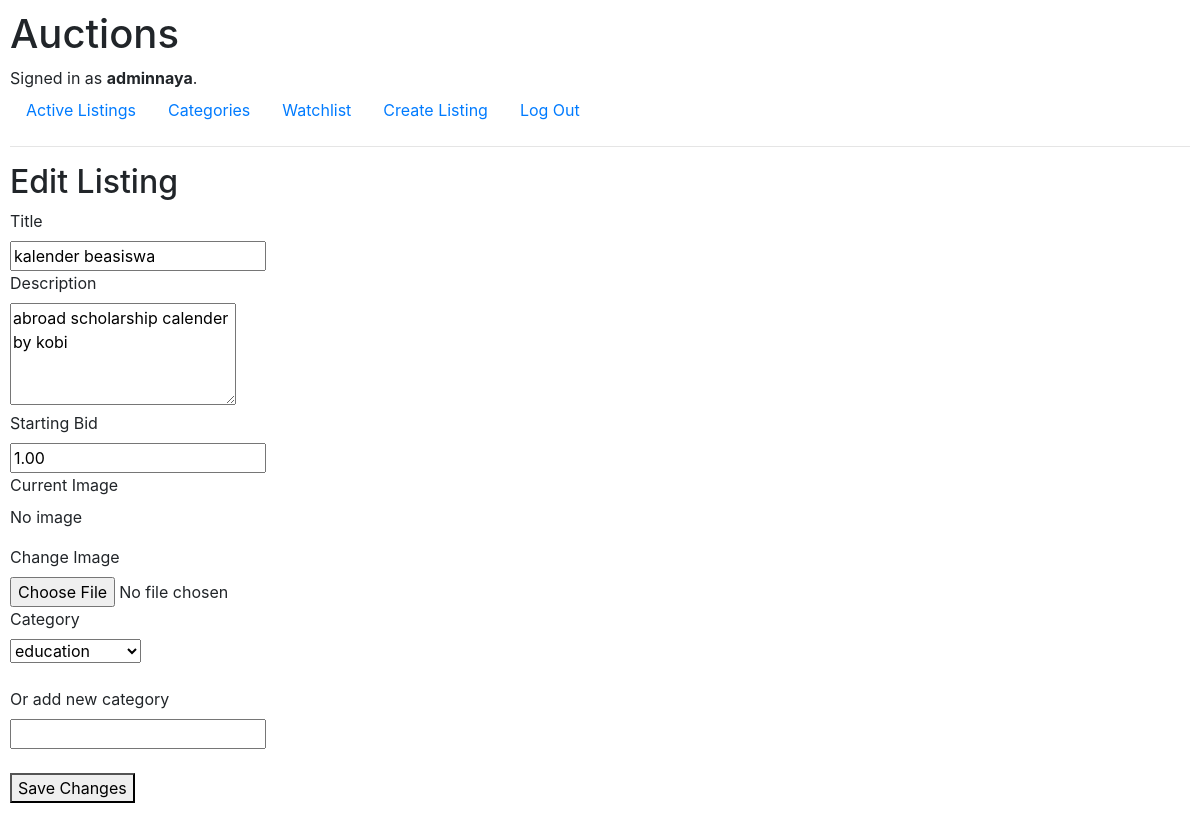
Page /listings/8/edit/ (signed in) on the earlier database version.
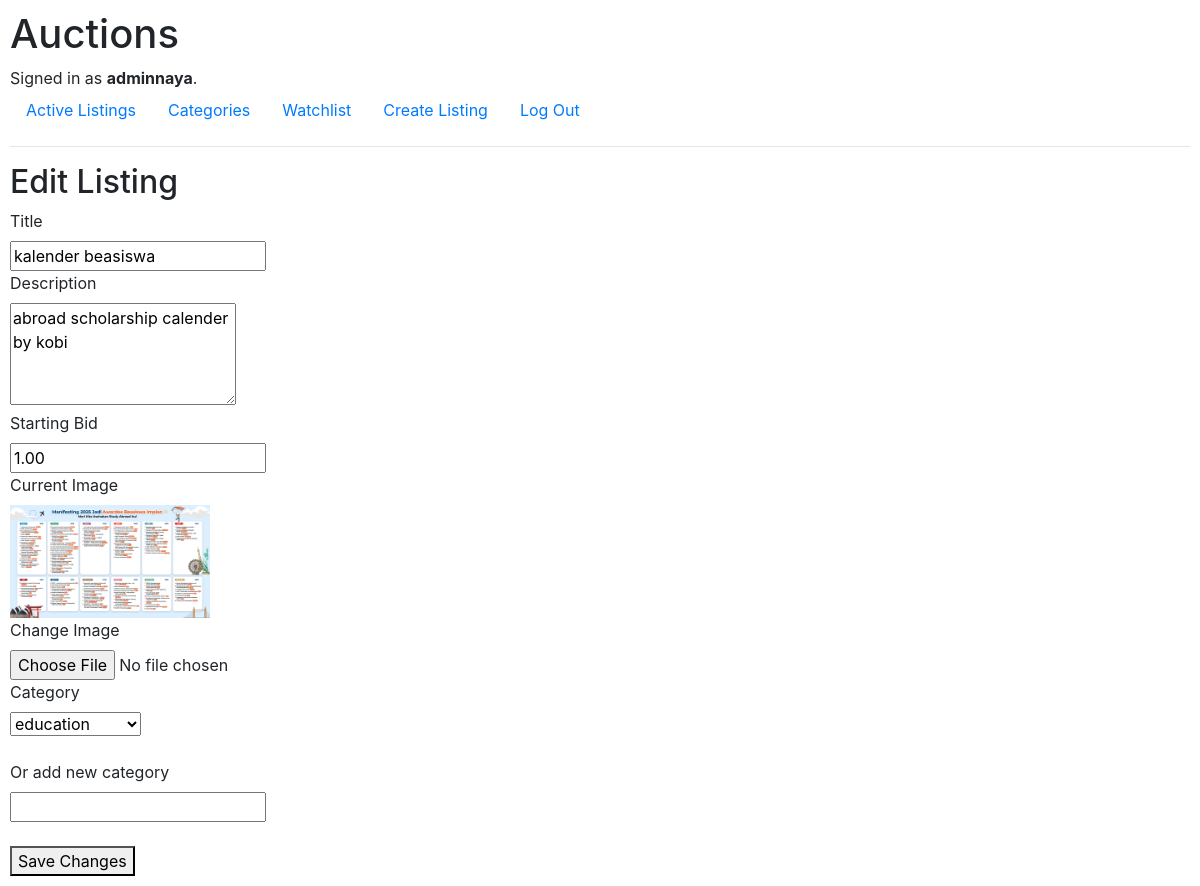
Same page on the later database version.
### auctions/models.py (models this page shows, shortened)
class AuctionList(models.Model):
    owner = models.ForeignKey(
        User, on_delete = models.CASCADE, related_name="listings"
    )
    title = models.CharField(max_length=120)
    description = models.TextField()
    starting_bid = models.DecimalField(
        max_digits=10, decimal_places=2
    )
    image = models.ImageField(    # or URL field
       upload_to ="images/", blank = True, null = True
    )
    category = models.ForeignKey(
        Category, on_delete=models.SET_NULL, related_name="listings",  blank = True, null = True
    )
    date_posted = models.DateTimeField(auto_now_add=True)
    is_active = models.BooleanField(default=True)
    winner = models.ForeignKey(
        User, on_delete = models.SET_NULL,  blank = True, null = True, related_name ="won_auction"
    )
    watchlist = models.ManyToManyField(
        User, blank = True, related_name = "watchlist"
    )

class Category(models.Model):
    name = models.CharField(
        max_length=64, unique=True
    )

### auctions/views.py (the view, shortened to what this page needs)
# urls.py: path("listings/<int:listing_id>/edit/", views.edit_listing, name="edit_listing"),
@login_required
def edit_listing(request, listing_id):
    listing = get_object_or_404(AuctionList, id=listing_id)
    if request.user != listing.owner:
        return redirect("listing_detail", listing_id=listing.id)
    if not listing.is_active:
        return redirect("listing_detail", listing_id=listing.id)
    if request.method == "GET":
        return render(request, "auctions/edit_listing.html", {
            "listing": listing,
            "categories": Category.objects.all()
        })

### auctions/templates/auctions/edit_listing.html (shortened to what this page needs)
{% extends "auctions/layout.html" %}
{% block body %}
<h2>Edit Listing</h2>
<form method="post" enctype="multipart/form-data">
  <div>
    <label>Title</label><br>
    <input type="text" name="title" value="{{ listing.title }}" required>
  </div>
  <div>
    <label>Description</label><br>
    <textarea name="description" rows="4" required>{{ listing.description }}</textarea>
  </div>
  <div>
    <label>Starting Bid</label><br>
    <input
      type="number"
      step="0.01"
      name="starting_bid"
      value="{{ listing.starting_bid }}"
      required
    >
  </div>
  <div>
    <label>Current Image</label><br>
    {% if listing.image %}
      <img src="{{ listing.image.url }}" width="200"><br>
    {% else %}
      <p>No image</p>
    {% endif %}
  </div>
  <div>
    <label>Change Image</label><br>
    <input type="file" name="image">
  </div>
  <div>
    <label>Category</label><br>
    <select name="category">
      {% for category in categories %}
        <option
          value="{{ category.id }}"
          {% if listing.category and category.id == listing.category.id %}
            selected
          {% endif %}
        >
          {{ category.name }}
        </option>
      {% endfor %}
    </select>
    <br><br>
    <label>Or add new category</label><br>
    <input type="text" name="new_category">
  </div>
  <br>
  <button type="submit">Save Changes</button>
</form>
{% endblock %}

Differences in the rows shown:
changed AuctionList "kalender beasiswa": image: picture added; image empty → "images/noted_bgt.png" (drawn)
Other differences:
text no longer shown: "No image"
